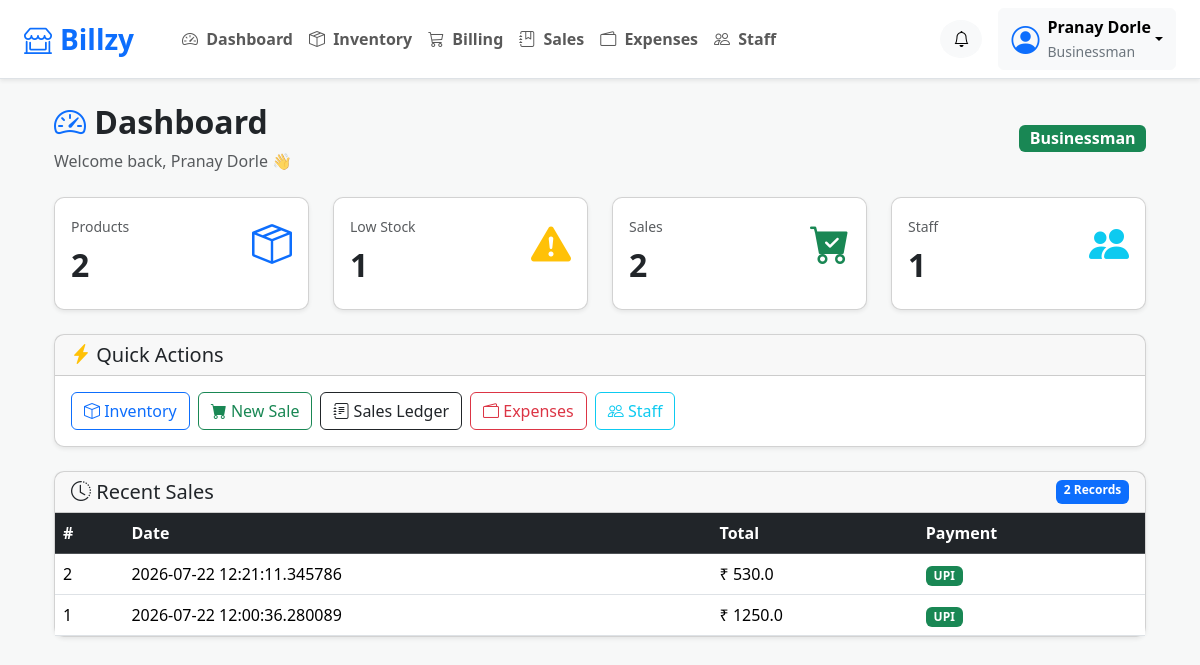
/ (signed in), run on the app's committed database.
### models.py (models this page shows, shortened)
class User(UserMixin, db.Model):
    __tablename__ = "users"
    id = db.Column(db.Integer, primary_key=True)
    name = db.Column(db.String(120), nullable=False)
    email = db.Column(db.String(120), unique=True, nullable=False)
    phone = db.Column(db.String(20))
    password_hash = db.Column(db.String(255), nullable=False)
    role = db.Column(db.String(30), nullable=False)
    is_active_flag = db.Column(db.Boolean, default=True)  # FR-1.3: activate/deactivate
    created_at = db.Column(db.DateTime, default=datetime.utcnow)
    shop_id = db.Column(db.Integer, db.ForeignKey("shops.id"), nullable=True)
    @property
    def is_active(self):
        return self.is_active_flag
    def can(self, module, action):
        matrix = {
            ROLE_SUPER_ADMIN: {
                "system_settings": {"read", "write"},
                "staff": {"read", "write"},
                "profile_tax": {"read"},
                "inventory": {"read"},
            },
            ROLE_BUSINESSMAN: {
                "staff": {"read", "write"},
                "profile_tax": {"read", "write"},
                "inventory": {"read", "write"},
                "billing": {"read", "write"},
                "finance": {"read", "write"},
            },
            ROLE_STORE_MANAGER: {
                "staff": {"read"},
                "profile_tax": {"read"},
                "inventory": {"read", "write"},
                "billing": {"read", "write"},
                "finance": {"read"},
            },
            ROLE_BILLING_OPERATOR: {
                "inventory": {"read"},
                "billing": {"read", "write"},
            },
        }
        return action in matrix.get(self.role, {}).get(module, set())

class Sale(db.Model):
    __tablename__ = "sales"
    id = db.Column(db.Integer, primary_key=True)
    shop_id = db.Column(db.Integer, db.ForeignKey("shops.id"), nullable=False)
    operator_id = db.Column(db.Integer, db.ForeignKey("users.id"), nullable=False)
    timestamp = db.Column(db.DateTime, default=datetime.utcnow)  # FR-5.1
    discount = db.Column(db.Float, default=0)
    subtotal = db.Column(db.Float, default=0)
    tax_total = db.Column(db.Float, default=0)
    total = db.Column(db.Float, default=0)
    payment_mode = db.Column(db.String(20))  # FR-4.3: Cash/Card/UPI/Wallet
    finalized = db.Column(db.Boolean, default=True)  # Tax Locking Rules
    shop = db.relationship("Shop")
    operator = db.relationship("User")
    items = db.relationship("SaleItem", backref="sale", cascade="all, delete-orphan")

### blueprints/dashboard.py (the view)
@dashboard_bp.route("/")
@login_required
def index():
    if current_user.role == ROLE_SUPER_ADMIN:
        active_products = Product.query.filter_by(archived=False).count()
        low_stock = Product.query.filter(
            Product.archived.is_(False),
            Product.stock_qty <= Product.min_threshold
        ).count()
        recent_sales = Sale.query.order_by(Sale.timestamp.desc()).limit(5).all()
        staff_count = User.query.filter(
            User.role.in_([ROLE_STORE_MANAGER, ROLE_BILLING_OPERATOR])
        ).count()
        super_admin = True
    else:
        active_products = Product.query.filter_by(shop_id=current_user.shop_id, archived=False).count()
        low_stock = Product.query.filter(
            Product.shop_id == current_user.shop_id,
            Product.archived.is_(False),
            Product.stock_qty <= Product.min_threshold
        ).count()
        recent_sales = Sale.query.filter_by(shop_id=current_user.shop_id) \
            .order_by(Sale.timestamp.desc()).limit(5).all()
        staff_count = User.query.filter(
            User.shop_id == current_user.shop_id,
            User.role.in_([ROLE_STORE_MANAGER, ROLE_BILLING_OPERATOR])
        ).count()
        super_admin = False
    return render_template(
        "dashboard.html",
        super_admin=super_admin,
        active_products=active_products,
        low_stock=low_stock,
        recent_sales=recent_sales,
        staff_count=staff_count,
    )

### templates/dashboard.html (shortened to what this page needs)
{% extends "base.html" %}
{% block content %}
<div class="container-fluid">
    <div class="d-flex justify-content-between align-items-center mb-4">
        <div>
            <h2 class="fw-bold">
                <i class="bi bi-speedometer2 text-primary"></i>
                Dashboard
            </h2>
            <p class="text-muted mb-0">
                Welcome back, {{ current_user.name }} 👋
            </p>
        </div>
        <div>
            <span class="badge bg-success fs-6">
                {{ current_user.role.replace('_',' ').title() }}
            </span>
        </div>
    </div>
    <div class="row g-4 mb-4">
        <div class="col-lg-3">
            <div class="card shadow-sm">
                <div class="card-body">
                    <div class="d-flex justify-content-between">
                        <div>
                            <small class="text-muted">
                                Products
                            </small>
                            <h2 class="fw-bold mt-2">
                                {{ active_products }}
                            </h2>
                        </div>
                        <i class="bi bi-box-seam fs-1 text-primary"></i>
                    </div>
                </div>
            </div>
        </div>
        <div class="col-lg-3">
            <div class="card shadow-sm">
                <div class="card-body">
                    <div class="d-flex justify-content-between">
                        <div>
                            <small class="text-muted">
                                Low Stock
                            </small>
                            <h2 class="fw-bold mt-2">
                                {{ low_stock }}
                            </h2>
                        </div>
                        <i class="bi bi-exclamation-triangle-fill fs-1 text-warning"></i>
                    </div>
                </div>
            </div>
        </div>
        <div class="col-lg-3">
            <div class="card shadow-sm">
                <div class="card-body">
                    <div class="d-flex justify-content-between">
                        <div>
                            <small class="text-muted">
                                Sales
                            </small>
                            <h2 class="fw-bold mt-2">
                                {{ recent_sales|length }}
                            </h2>
                        </div>
                        <i class="bi bi-cart-check-fill fs-1 text-success"></i>
                    </div>
                </div>
            </div>
        </div>
        <div class="col-lg-3">
            <div class="card shadow-sm">
                <div class="card-body">
                    <div class="d-flex justify-content-between">
                        <div>
                            <small class="text-muted">
                                Staff
                            </small>
                            <h2 class="fw-bold mt-2">
                                {{ staff_count }}
                            </h2>
                        </div>
                        <i class="bi bi-people-fill fs-1 text-info"></i>
                    </div>
                </div>
            </div>
        </div>
    </div>
    <div class="card shadow-sm mb-4">
        <div class="card-header">
            <h5 class="mb-0">
                <i class="bi bi-lightning-charge-fill text-warning"></i>
                Quick Actions
            </h5>
        </div>
        <div class="card-body">
            <div class="d-flex flex-wrap gap-2">
                <a href="{{ url_for('inventory.list_products') }}" class="btn btn-outline-primary">
                    <i class="bi bi-box"></i>
                    Inventory
                </a>
                <a href="{{ url_for('billing.pos') }}" class="btn btn-outline-success">
                    <i class="bi bi-cart-fill"></i>
                    New Sale
                </a>
                <a href="{{ url_for('finance.sales_ledger') }}" class="btn btn-outline-dark">
                    <i class="bi bi-journal-text"></i>
                    Sales Ledger
                </a>
                <a href="{{ url_for('finance.expenses') }}" class="btn btn-outline-danger">
                    <i class="bi bi-wallet2"></i>
                    Expenses
                </a>
                <a href="{{ url_for('auth.staff') }}" class="btn btn-outline-info">
                    <i class="bi bi-people"></i>
                    Staff
                </a>
            </div>
        </div>
    </div>
    <div class="card shadow-sm">
        <div class="card-header d-flex justify-content-between">
            <h5 class="mb-0">
                <i class="bi bi-clock-history"></i>
                Recent Sales
            </h5>
            <span class="badge bg-primary">
                {{ recent_sales|length }} Records
            </span>
        </div>
        <div class="table-responsive">
            <table class="table table-hover align-middle mb-0">
                <thead class="table-dark">
                    <tr>
                        <th>#</th>
                        <th>Date</th>
                        <th>Total</th>
                        <th>Payment</th>
                    </tr>
                </thead>
                <tbody>
                    {% if recent_sales %}
                        {% for sale in recent_sales %}
                        <tr>
                            <td>{{ sale.id }}</td>
                            <td>{{ sale.timestamp }}</td>
                            <td>₹ {{ sale.total }}</td>
                            <td>
                                <span class="badge bg-success">
                                    {{ sale.payment_mode }}
                                </span>
                            </td>
                        </tr>
                        {% endfor %}
                    {% endif %}
                </tbody>
            </table>
        </div>
    </div>
</div>
{% endblock %}

### templates/base.html (shortened to what this page needs)
<!doctype html>
<html lang="en" data-bs-theme="light">
<head>
  <link href="https://cdn.jsdelivr.net/npm/bootstrap@5.3.3/dist/css/bootstrap.min.css" rel="stylesheet">
  <link rel="stylesheet"
        href="https://cdn.jsdelivr.net/npm/bootstrap-icons@1.11.3/font/bootstrap-icons.min.css">
  <link href="{{ url_for('static', filename='css/style.css') }}" rel="stylesheet">
</head>
<body>
 <nav class="navbar navbar-expand-lg navbar-light bg-white border-bottom shadow-sm sticky-top">
    <div class="container-fluid px-4">
        <a class="navbar-brand fw-bold fs-3 text-primary"
           href="{{ url_for('dashboard.index') if current_user.is_authenticated else url_for('auth.login') }}">
            <i class="bi bi-shop-window me-2"></i>Billzy
        </a>
        <div class="collapse navbar-collapse" id="navbarNav">
            {% if current_user.is_authenticated %}
            <ul class="navbar-nav ms-4 me-auto">
                <li class="nav-item">
                    <a class="nav-link fw-semibold" href="{{ url_for('dashboard.index') }}">
                        <i class="bi bi-speedometer2 me-1"></i>
                        Dashboard
                    </a>
                </li>
                {% if current_user.can('inventory','read') %}
                <li class="nav-item">
                    <a class="nav-link fw-semibold" href="{{ url_for('inventory.list_products') }}">
                        <i class="bi bi-box-seam me-1"></i>
                        Inventory
                    </a>
                </li>
                {% endif %}
                {% if current_user.can('billing','read') %}
                <li class="nav-item">
                    <a class="nav-link fw-semibold" href="{{ url_for('billing.pos') }}">
                        <i class="bi bi-cart3 me-1"></i>
                        Billing
                    </a>
                </li>
                {% endif %}
                {% if current_user.can('finance','read') %}
                <li class="nav-item">
                    <a class="nav-link fw-semibold" href="{{ url_for('finance.sales_ledger') }}">
                        <i class="bi bi-journal-bookmark me-1"></i>
                        Sales
                    </a>
                </li>
                {% endif %}
                {% if current_user.can('finance','write') %}
                <li class="nav-item">
                    <a class="nav-link fw-semibold" href="{{ url_for('finance.expenses') }}">
                        <i class="bi bi-wallet2 me-1"></i>
                        Expenses
                    </a>
                </li>
                {% endif %}
                {% if current_user.can('staff','write') %}
                <li class="nav-item">
                    <a class="nav-link fw-semibold" href="{{ url_for('auth.staff') }}">
                        <i class="bi bi-people me-1"></i>
                        Staff
                    </a>
                </li>
                {% endif %}
            </ul>
            <div class="d-flex align-items-center gap-3">
                <button class="btn btn-light rounded-circle">
                    <i class="bi bi-bell"></i>
                </button>
                <div class="dropdown">
                    <button class="btn btn-light dropdown-toggle d-flex align-items-center"
                            data-bs-toggle="dropdown">
                        <i class="bi bi-person-circle fs-3 text-primary me-2"></i>
                        <div class="text-start">
                            <div class="fw-bold">
                                {{ current_user.name }}
                            </div>
                            <small class="text-secondary">
                                {{ current_user.role.replace('_',' ').title() }}
                            </small>
                        </div>
                    </button>
                </div>
            </div>
            {% endif %}
        </div>
    </div>
</nav>
  <div class="container mt-4">
    {% block content %}{% endblock %}
  </div>
</body>
</html>

### static/css/style.css (style rules this page uses)
body { background-color: #f7f8f8; }
.card { border-radius: 10px; }

### data on the page
User: name "Pranay Dorle", role.replace "Businessman"
Sale: id "2", timestamp "2026-07-22 12:21:11.345786", total "530.0", payment_mode "UPI"
Sale: id "1", timestamp "2026-07-22 12:00:36.280089", total "1250.0", payment_mode "UPI"

### other printed values
{{ active_products }} "2"
{{ low_stock }} "1"
{{ recent_sales|length }} "2"
{{ staff_count }} "1"
